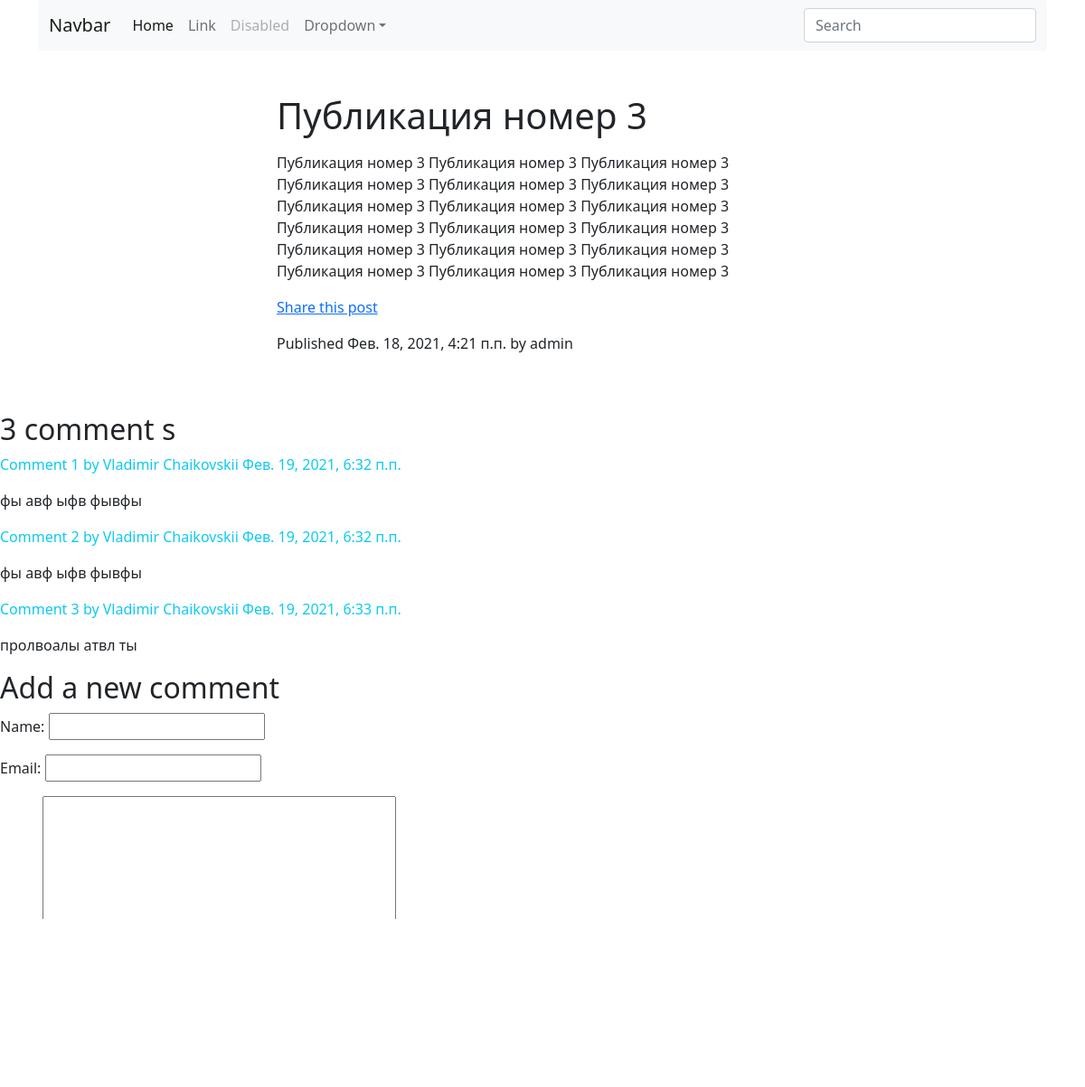
Page /blog/2021/2/18/publikaciya-nomer-1/ on the committed database.
### blog/models.py (models this page shows, shortened)
class Post(models.Model):
    STATUS_CHOICES = (
        ('draft', 'Draft'),
        ('published', 'Published'),
    )
    title = models.CharField(max_length=250)
    slug = models.SlugField(max_length=250, unique_for_date='publish')
    author = models.ForeignKey(User, on_delete=models.CASCADE, related_name='blog_posts')
    body = models.TextField()
    publish = models.DateTimeField(default=timezone.now)
    created = models.DateTimeField(auto_now_add=True)
    updated = models.DateTimeField(auto_now=True)
    status = models.CharField(max_length=10, choices=STATUS_CHOICES, default='draft')
    objects = models.Manager()  # Менеджер по умолчанию
    published = PublishedManager()  # Наш новый менеджер
    tags = TaggableManager()
    class Meta:
        ordering = ('-publish', )

class Comment(models.Model):
    post = models.ForeignKey(Post, on_delete=models.CASCADE, related_name='comments')
    name = models.CharField(max_length=80)
    email = models.EmailField()
    body = models.TextField()
    created = models.DateTimeField(auto_now_add=True)
    updated = models.DateTimeField(auto_now=True)
    active = models.BooleanField(default=True)
    class Meta:
        ordering = ('created',)

### blog/views.py (the view)
def post_detail(request, year, month, day, post):
    post = get_object_or_404(Post, slug=post, status='published', publish__year=year, publish__month=month,
                             publish__day=day)
    comments = post.comments.filter(active=True)
    new_comment = None
    if request.method == 'POST':
        comment_form = CommentForm(data=request.POST)
        if comment_form.is_valid():
            new_comment = comment_form.save(commit=False)
            new_comment.post = post
            new_comment.save()
    else:
        comment_form = CommentForm()
    return render(request, 'blog/post/detail.html', {'post': post, 'comments': comments, 'new_comment': new_comment,
                                                     'comment_form': comment_form})

### blog/forms.py
class CommentForm(forms.ModelForm):
    class Meta:
        model = Comment
        fields = ('name', 'email', 'body')

### blog/templates/blog/post/detail.html (shortened to what this page needs)
{% extends 'base.html' %}
{% block content %}
    <div class="row py-lg-5">
      <div class="col-lg-6 col-md-8 mx-auto">
        <h1 class="fw-light">{{ post.title }}</h1>
        <p class="lead text-muted">
            {{ post.body|linebreaks }}
          <a href="{% url "blog:post_share" post.id %}">Share this post</a>
        </p>
          <p>Published {{ post.publish }} by {{ post.author }}</p>
            </div>
    </div>
    {% with comments.count as total_comments %}
        <h2>{{ total_comments }} comment {{ total_comments|pluralize }}</h2>
    {% endwith %}
    {% for comment in comments %}
        <div class="justify-content-md-end">
        <p class="text-info">
            Comment {{ forloop.counter }} by {{ comment.name }}
            {{ comment.created }}
        </p>
        {{ comment.body|linebreaks }}
        </div>
        {% empty %}
        <p>There are no comments yet.</p>
    {% endfor %}
 {% if new_comment %}
        <h2>Yor comment has been added.</h2>
 {% else %}
        <h2>Add a new comment</h2>
        <form action="." method="post">
        {{ comment_form.as_p }}
        <button type="submit" value="Add comment" class="btn btn-primary mb-3">Add comment</button>
        </form>
 {% endif %}
{% endblock content %}

### rows in the picture
Post: title "Публикация номер 3", body "Публикация номер 3 Публикация номер 3 Публикация номер 3 Публикация номер 3 Публикация номер 3 Публикация номер 3 Публикация номер 3 Публикация номер 3 Публикация номер 3 Публикация номер 3 Публикация номер 3 Публикация номер 3 Публикация номер 3 Публикация номер 3 Публикация номер 3 Публикация номер 3 Публикация номер 3 Публикация номер 3", publish "Фев. 18, 2021, 4:21 п.п.", author "admin"
Comment: name "Vladimir Chaikovskii", created "Фев. 19, 2021, 6:32 п.п.", body "фы авф ыфв фывфы"
Comment: name "Vladimir Chaikovskii", created "Фев. 19, 2021, 6:32 п.п.", body "фы авф ыфв фывфы"
Comment: name "Vladimir Chaikovskii", created "Фев. 19, 2021, 6:33 п.п.", body "пролвоалы атвл ты"

### other values in the picture
{{ total_comments }} "3"
